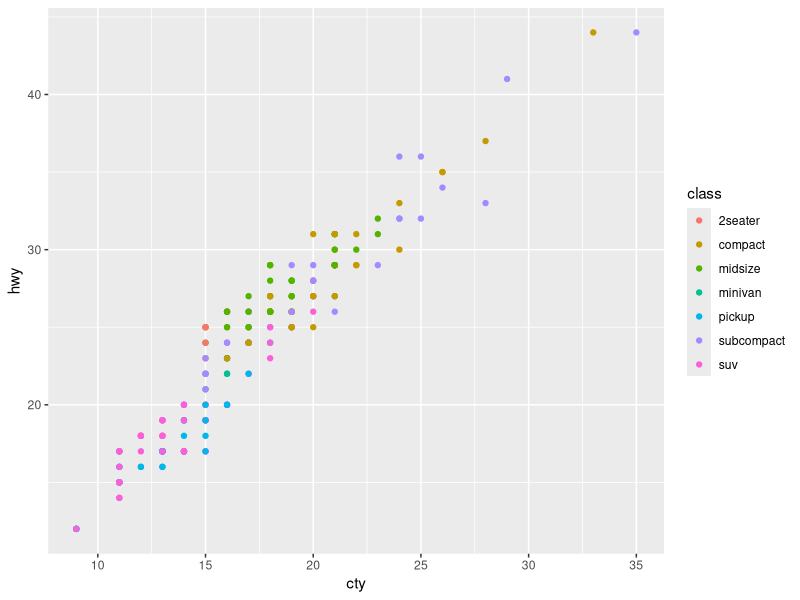
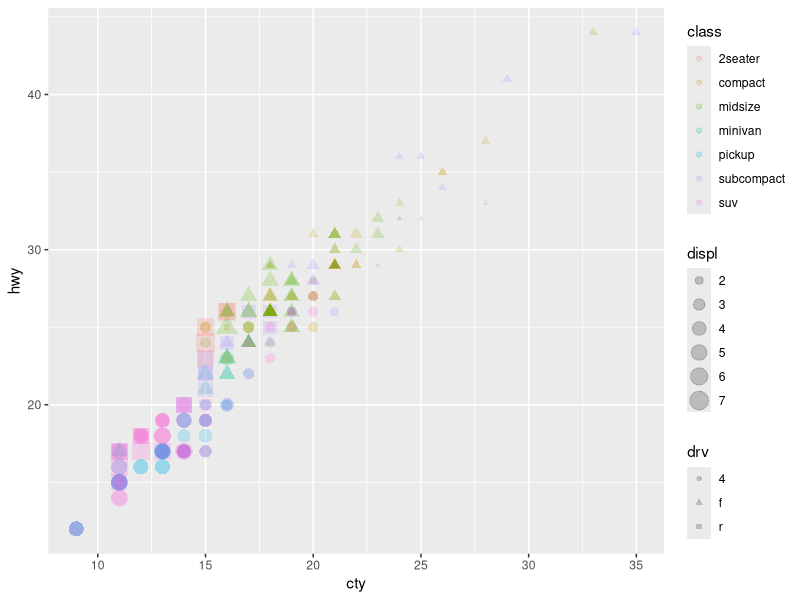
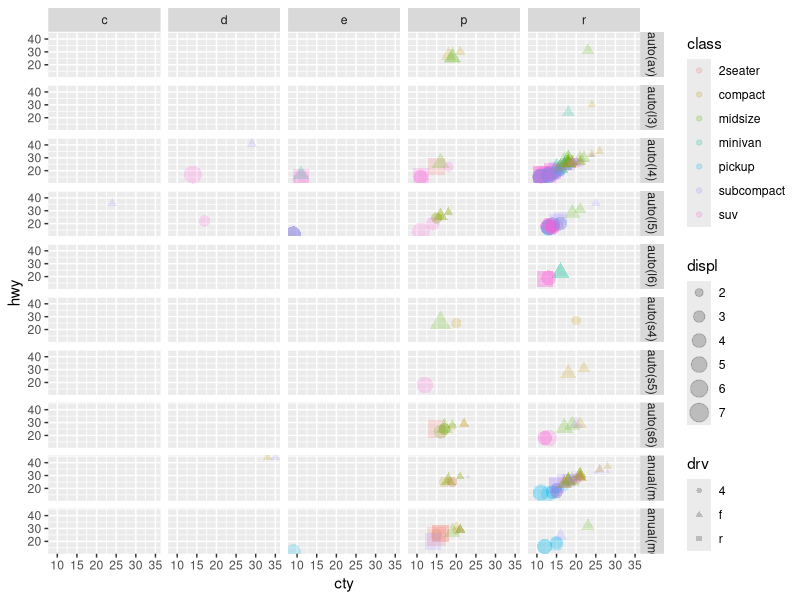
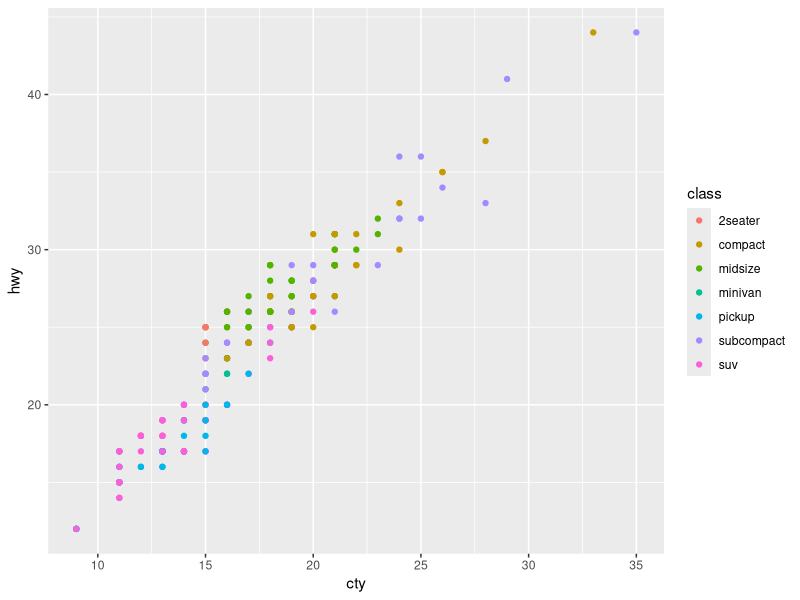
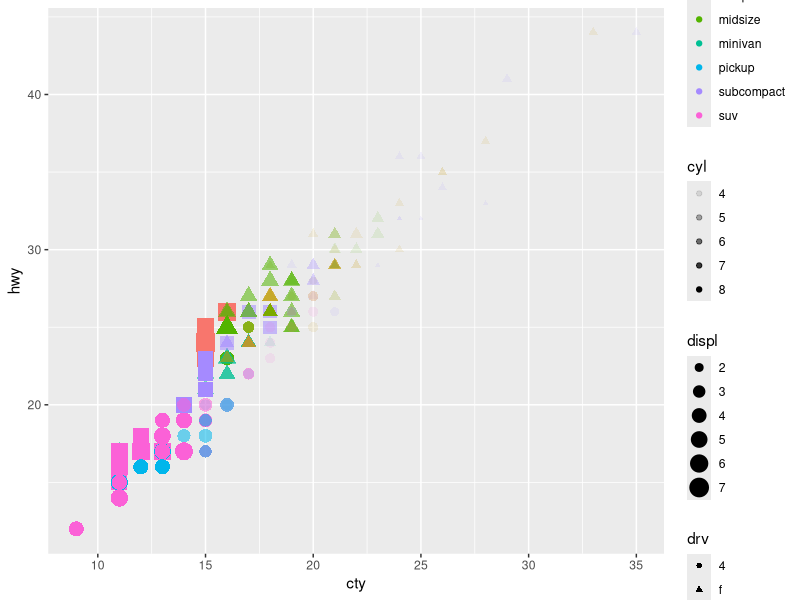
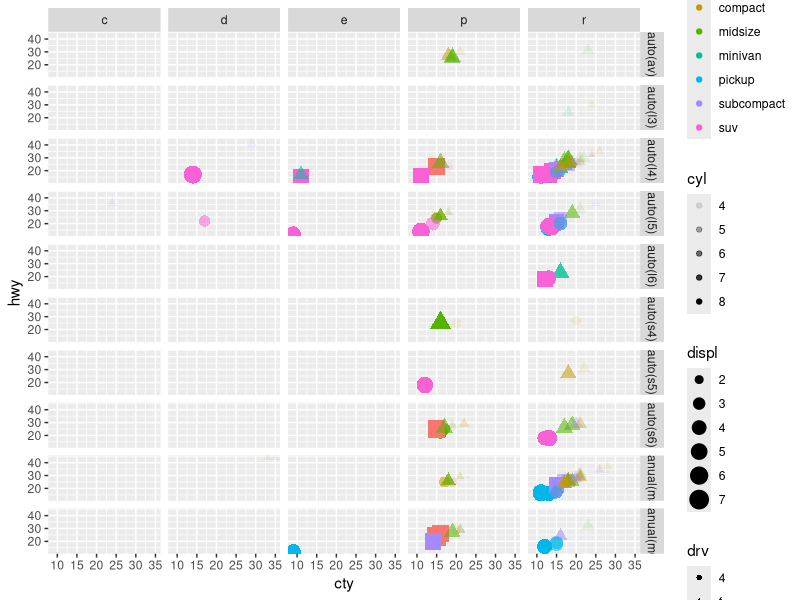
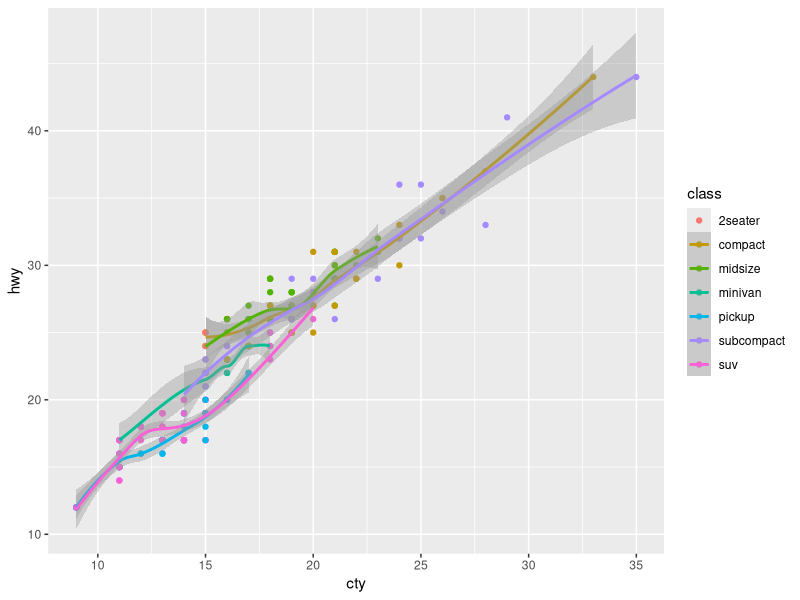
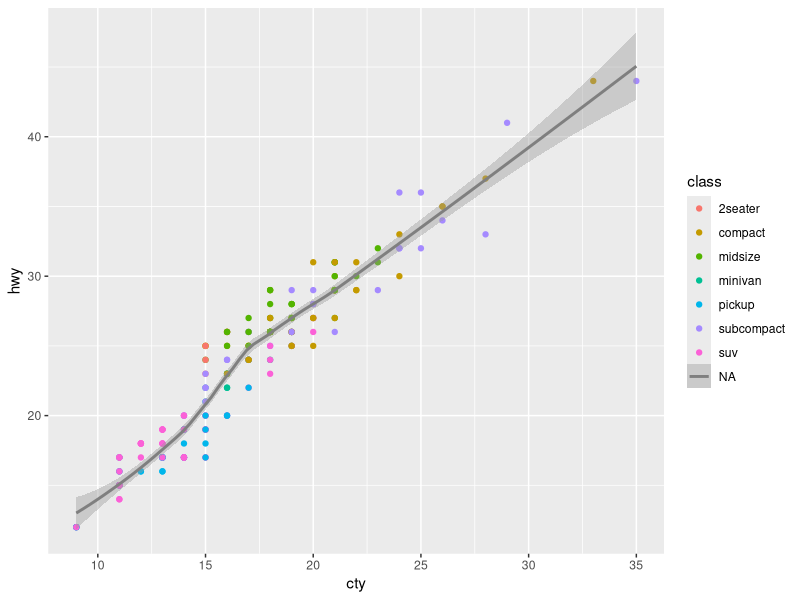

Here is the R script that generated these plots, in order:
library(ggplot2)
library(GGally)

head(mpg)

ggplot(mpg, aes(x=cty, y=hwy, colour = class)) + geom_point()

#adding several different "aesthetic mappings" : color, size, shape
ggplot(mpg, aes(x=cty, y=hwy, colour = class, size=displ, shape=drv, fill=class)) + geom_point(alpha=0.2)

#using "facet" to include even more dimensions
ggplot(mpg, aes(x=cty, y=hwy, colour = class, size=displ, shape = drv, fill=class)) + 
  geom_point(alpha=0.2) + facet_grid(rows=vars(trans),cols=vars(fl))

library(ggplot2);
library(GGally);

head(mpg)
# basic plot
ggplot(mpg, aes(x=cty, y=hwy, colour = class)) + geom_point()

# adding as many different "aesthetic mappings" as possible: color, size, shape, fill, and alpha (transparency)
ggplot(mpg, aes(x=cty, y=hwy, colour = class, size=displ,shape=drv,fill=class,alpha=cyl)) + geom_point()

# using 'facet' to include even more dimensions
ggplot(mpg, aes(x=cty, y=hwy, colour = class, size=displ,shape=drv,fill=class,alpha=cyl)) + 
  geom_point() + 
  facet_grid(rows=vars(trans),cols=vars(fl))

#adding layers
ggplot(mpg, aes(x=cty, y=hwy, colour = class)) + geom_point() + geom_smooth(formula = y~x)

#override color
ggplot(mpg, aes(x=cty, y=hwy, colour = class)) + geom_point() + geom_smooth(aes(colour = NA),formula = y~x)

ggplot(mpg, aes(x=cty, y=hwy, colour = class)) + geom_point() + geom_smooth(aes(y = displ),formula = y~x)

#assign specific color in geom smooth
ggplot(mpg, aes(x=cty, y=hwy, colour = class)) + geom_point() + 
  geom_smooth(aes(colour = NA),formula = y~x, colour="blue", fill="blue")

#add linear model to line fit
ggplot(mpg, aes(x=cty, y=hwy, colour = class)) + geom_point() + 
  geom_smooth(aes(colour = NA),formula = y~x, colour="blue", fill="blue", method = "lm") 

#remove CI with se = FALSE
ggplot(mpg, aes(x=cty, y=hwy, colour = class)) + geom_point() + 
  geom_smooth(aes(colour = NA),formula = y~x, colour="blue", fill="blue", method = "lm", se = FALSE) 

#boxplots
ggplot(mpg, aes(x=class, y=hwy, colour = class)) + geom_boxplot()

ggplot(mpg, aes(x=class, y=hwy, colour = class, fill = model)) + geom_boxplot()

#make discrete variable with factor
ggplot(mpg, aes(x=class, y=hwy, colour = class, fill = factor(cyl))) + geom_boxplot()

#x is more specific, color is general
ggplot(mpg, aes(x=model, y=hwy, colour = manufacturer)) + geom_boxplot()

ggplot(mpg, aes(x=model, y=hwy, colour = drv)) + geom_boxplot()
ggplot(mpg, aes(x=model, y=hwy, colour = drv)) + geom_violin()
ggplot(mpg, aes(x=manufacturer, y=hwy, colour = drv)) + geom_violin()
ggplot(mpg, aes(x=drv, y=hwy)) + geom_violin()


#add median to each box; geom are layers
ggplot(mpg, aes(x=class, y=hwy, colour = class)) + geom_boxplot() + geom_line()

#line plot
ggplot(mpg, aes(x=displ, y=hwy, colour = manufacturer)) + geom_line()

ggplot(mpg, aes(x=displ, y=hwy, colour = class)) + geom_line()


##histrograms; specify only x or y variable
ggplot(mpg, aes(x=displ)) + geom_histogram(binwidth = 0.5)

#add color for bars
ggplot(mpg, aes(x=displ)) + geom_histogram(binwidth = 0.5, fill = "blue", colour = "black")

ggplot(mpg, aes(x=class)) + geom_histogram(binwidth = 0.5,stat= "count", fill = "blue", colour = "black")

#add color by data
ggplot(mpg, aes(x=class, fill = class)) + geom_histogram(binwidth = 0.5,stat= "count")

#fill breaks up bars; stacked histogram***
ggplot(mpg, aes(x=class, fill = manufacturer)) + geom_histogram(binwidth = 0.5,stat= "count")


#break out the stacked histo
ggplot(mpg, aes(x=class, fill = manufacturer)) +
  geom_histogram(binwidth = 0.5,stat = "count", position = "dodge")

#time series comparison 
ggplot(economics_long, aes(x=date, y = value)) + geom_line(aes(colour = variable))
head(economics_long)

ggplot(economics_long, aes(x=date, y = value)) +
  geom_line(aes(colour = variable)) + facet_wrap(~variable)

##Scales data***
ggplot(economics_long, aes(x=date, y = value)) +
  geom_line(aes(colour = variable)) + facet_wrap(~variable, scales = "free_y")

#by columns 
ggplot(economics_long, aes(x=date, y = value)) +
  geom_line(aes(colour = variable)) +
  facet_wrap(~variable, scales = "free_y", ncol = 1)

#by rows
ggplot(economics_long, aes(x=date, y = value)) +
  geom_line(aes(colour = variable)) +
  facet_wrap(~variable, scales = "free_y", nrow = 1)

#date label in quotes is a literal representation "-"
#%Y is year, %m is month
ggplot(economics_long, aes(x=date, y = value)) +
  geom_line(aes(colour = variable)) +
  facet_wrap(~variable, scales = "free_y", ncol = 1) +
  scale_x_date(date_labels = "%Y-%m")

##logrithmic scaling 
ggplot(economics_long, aes(x=date, y = value)) +
  geom_line(aes(colour = variable)) +
  facet_wrap(~variable, scales = "free_y", ncol = 1) +
  scale_x_date(date_labels = "%Y-%m")+
  scale_y_log10(labels = scales::dollar_format())

# test -- control, shift, c will comment out mult rows
# test

#using themes, adding labels to plot; 
ggplot(economics_long, aes(x=date, y = value)) +
  geom_line(aes(colour = variable)) +
  facet_wrap(~variable, scales = "free_y", ncol = 1) +
  scale_x_date(date_labels = "%Y-%m")+
  scale_y_log10(labels = scales::dollar_format())+
  labs(title = "Title", subtitle = "subtitle", caption = "caption", tag = "tag")+
  xlab("xlabel") + ylab("ylabel")

 
#using themes, adding legend title as colour in labs()
ggplot(economics_long, aes(x=date, y = value)) +
  geom_line(aes(colour = variable)) +
  facet_wrap(~variable, scales = "free_y", ncol = 1) +
  scale_x_date(date_labels = "%Y-%m")+
  scale_y_log10(labels = scales::dollar_format())+
  labs(title = "Title", subtitle = "subtitle", caption = "caption", tag = "tag", colour = "color legend")+
  xlab("xlabel") + ylab("ylabel") 

